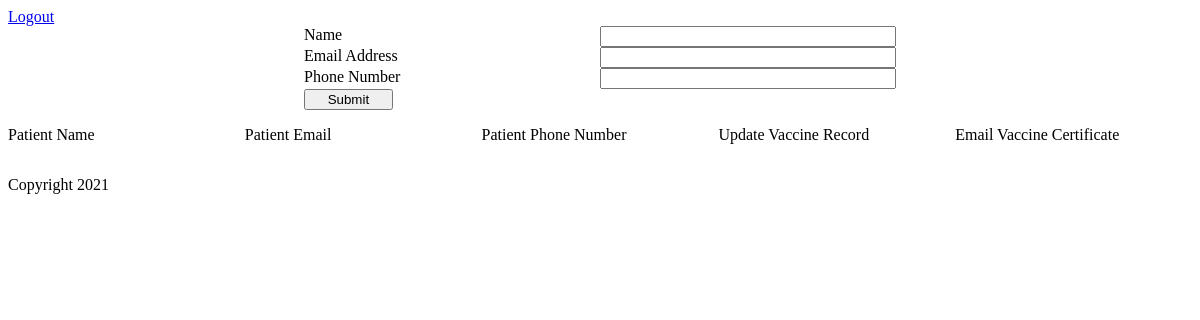
/patients (signed in), run on an earlier commit of the app's database.
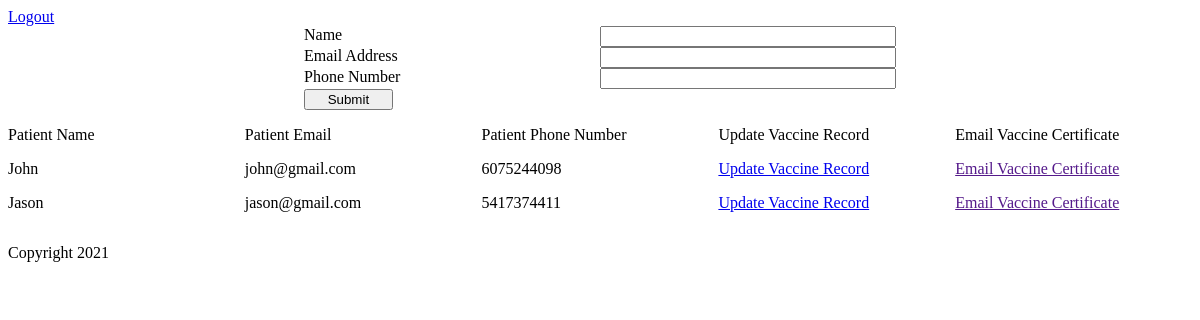
And on a later commit of the database.
### app/models.py (models this page shows)
class Patient(db.Model):
    id= db.Column(db.Integer, primary_key=True)
    name = db.Column(db.String(120), nullable=False)
    email = db.Column(db.String(120), index=True, unique=True, nullable=False)
    phone_number = db.Column(db.String(12), unique=True, nullable=False)
    doctor_id = db.Column(db.Integer, db.ForeignKey('doctor.id'))
    vaccine_doses = db.relationship('Vaccine_Dose', backref='patient')

### app/views.py (the view)
@app.route('/patients', methods=['POST', 'GET'])
def patients():
    doctor = None
    if session['doctor']:
        doctor = session['doctor']
        patients = Patient.query.filter_by(doctor_id=doctor)
        return render_template('patients.html', patients=patients)
    return render_template('patients.html')

### app/templates/patients.html (shortened to what this page needs)
{% extends "base.html" %}
{% block head %}
  {{ super() }}
  <link rel="stylesheet" href="{{ url_for('static', filename='css/patient.css') }}">
{% endblock %}
{% block content %}
    <a href="{{ url_for('logout_doctor') }}">Logout</a>
    <form name="patient-registration-form" action="{{ url_for('register_patient') }}" method='post'>
      <label>Name</label>
      <input name="name" type="text" required>
      <label>Email Address</label>
      <input name ="email-address" type="email" required>
      <label>Phone Number</label>
      <input name ="phone-number" type="text" required>
      <input type="submit" />
    </div>
    <div id="patient-list">
      <p>Patient Name</p><p>Patient Email</p><p>Patient Phone Number</p><p>Update Vaccine Record</p><p>Email Vaccine Certificate</p>
      {% for patient in patients %}
        <p>{{patient.name}}</p><p>{{patient.email}}</p><p>{{patient.phone_number}}</p><a href="{{ url_for('vaccine_record', patient_id=patient.id) }}">Update Vaccine Record</a><a href="">Email Vaccine Certificate</a>
      {% endfor %}
  </div>
{% endblock %}

What changed in the data, as far as the page shows it:
now on this page (row edited): Patient: name "John", email "john@gmail.com", phone_number "6075244098"
now on this page (row edited): Patient: name "Jason", email "jason@gmail.com", phone_number "5417374411"
